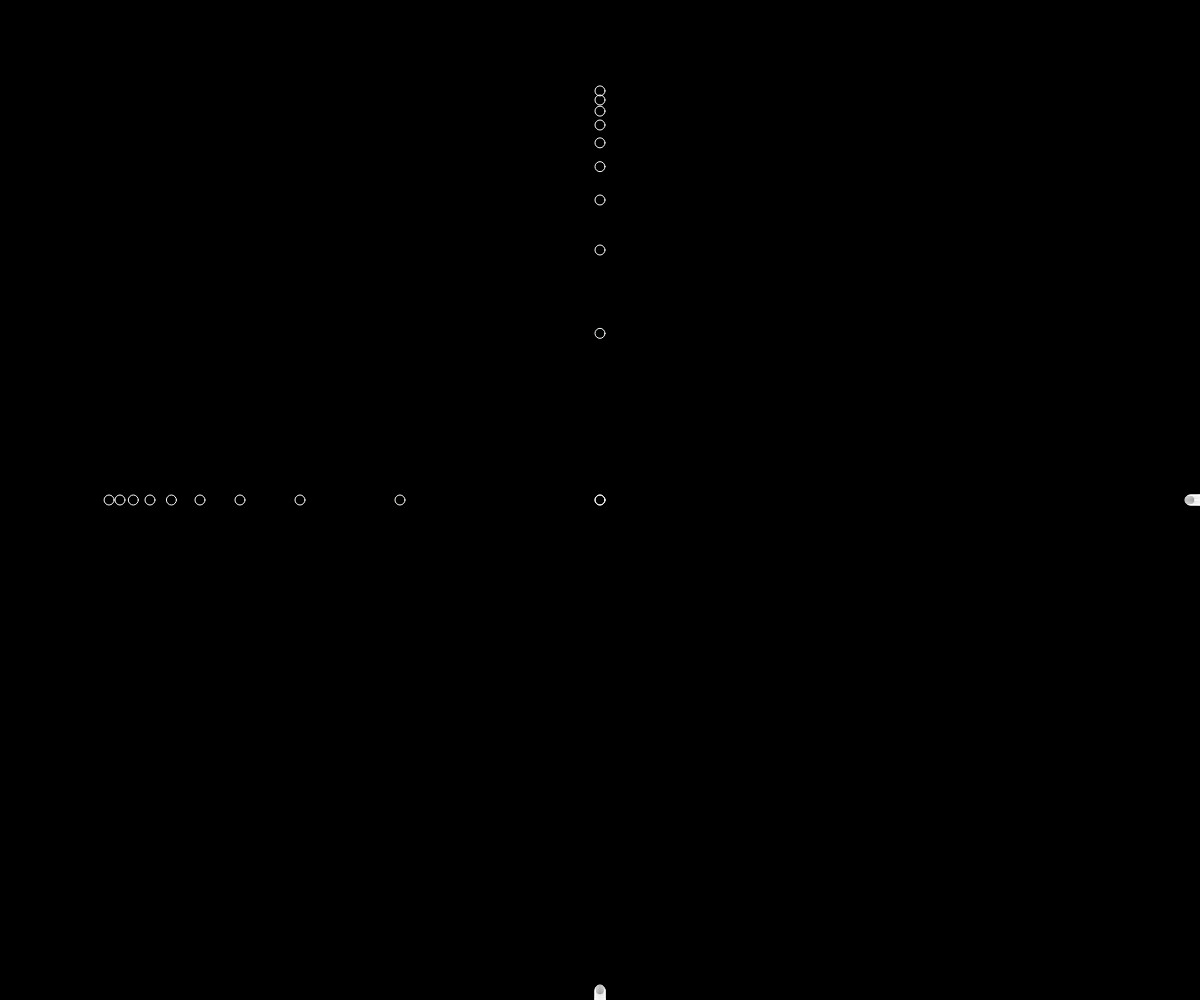
Frame 1 (no input)
Frame 60 (no input): identical to frame 1, image omitted
Frame 120 (the mouse pressed at the canvas centre since frame 60): identical to frame 1, image omitted

The p5.js sketch that drew this single still picture (run headless with seeded random() and noise() and a simulated clock; from frame 60 on, the mouse is pressed at the canvas centre):

// p5.js sketch
// ── sketch.js

//create a variable to store the slider in
let slider;

function setup() {
  //create a variable for canvas so that we can reference it for positioning later
  let canvas = createCanvas(windowWidth, windowHeight);
  //you can specify the position of your element like this. it's best to do most positioning in CSS, but here I'm setting it to the top
  canvas.position(0, 0);
  //you can add a CSS class to something by putting .class after it
  canvas.class("container");
  //set the variable to the createSlider function. createSlider values are: minimum, maximum, starting value.
  slider = createSlider(10, 1000, 0);
  slider.class("slider");
}
function draw() {
  background("Black");
  stroke("none");
  //set the width and height of the ellipse using slider.value
  for (i = 0; i <= slider.value(); i++) {
    fill(slider.value() / i, slider.value() / i*2, slider.value() / i *3, slider.value() / i*3);
    ellipse(windowWidth/2, windowHeight/(i+1), slider.value(), slider.value());

    fill(slider.value() / i*3, slider.value() / i*2, slider.value() / i, slider.value() / i*3);
    ellipse(windowWidth/(i+1), windowHeight/2, slider.value(), slider.value());

    fill(slider.value() / i*3, slider.value() / i*2, slider.value() / i, slider.value() / i*3);
    ellipse(windowWidth/2, windowHeight - i, slider.value(), slider.value());

        fill(slider.value() / i*3, slider.value() / i*2, slider.value() / i, slider.value() / i*3);
    ellipse(windowWidth-i, windowHeight/2, slider.value(), slider.value());
  }

}
// ── main.css
body {
  margin: 0;
  display: flex;
  /* This centers our sketch horizontally. */
  justify-content: center;
  /* This centers our sketch vertically. */
  align-items: center;
}

/* i'm using the z index to move the slider on top of the container */
.container {
  z-index: 0;
}


.slider {
  z-index: 1;
  margin-top: 2em;
  border: 1px solid black;
    -webkit-appearance: none;  /* Override default CSS styles */
    appearance: none;
    width: 500px; /* Specified height */
    height: 20px; /* Specified height */
    background: white; /* background color */
    outline: none; /* Remove outline */
    opacity: 0.4; /* Set transparency (for mouse-over effects on hover) */
    -webkit-transition: .2s; /* 0.2 seconds transition on hover */
    transition: all .2s;
  }


/* Mouse-over effects */
.slider:hover {
  opacity: 1; /* Fully shown on mouse-over */
  border: 1px dotted black;
}

/* The slider handle (use -webkit- (Chrome, Opera, Safari, Edge) and -moz- (Firefox) to override default look) */
.slider::-webkit-slider-thumb {
  -webkit-appearance: none; /* Override default look */
  appearance: none;
  width: 30px; /* Set a specific slider handle width */
  height: 30px; /* Slider handle height */
  border-radius: 50%; /* Make it a circle */
  background: lightblue; /*  background */
  cursor: pointer; /* Cursor on hover */
}

.slider::-moz-range-thumb {
  width: 50px; /* Set a specific slider handle width */
  height: 50px; /* Slider handle height */
  background: aliceblue;
  cursor: pointer; /* Cursor on hover */
}
